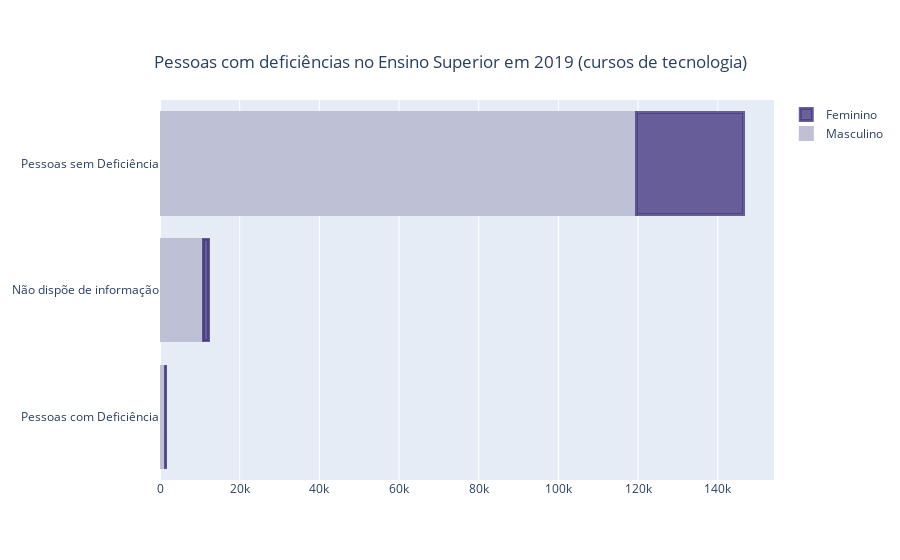

Notebook cell for this chart:
### Code cell
fig = go.Figure()
fig.add_trace(go.Bar(
    y=['Pessoas com Deficiência', 'Não dispõe de informação', 'Pessoas sem Deficiência'],
    x=[ 1331, 10801, 119721],
    name='Masculino',
    orientation='h',
    marker=dict(
        color='rgba(190, 192, 213, 1)',
        line=dict(color='rgba(190, 192, 213, 1)', width=3)      
              
        
    )
))
fig.add_trace(go.Bar(
    y=['Pessoas com Deficiência', 'Não dispõe de informação', 'Pessoas sem Deficiência'],
    x=[ 156, 1412, 26685],
    name='Feminino',
    orientation='h',
    marker=dict(
         color='rgba(71, 58, 131, 0.8)',
        line=dict(color='rgba(71, 58, 131, 0.8)', width=3)
    )
))

fig.update_layout(
    title={
        'text': "Pessoas com deficiências no Ensino Superior em 2019 (cursos de tecnologia)",
        'y':0.9,
        'x':0.5,
        'xanchor': 'center',
        'yanchor': 'top'})

        
fig.update_layout(barmode='stack')
fig.show()

### Figure 1 — Plotly figure (JSON) as saved in the notebook; plotly's stock layout.template omitted (floating-point values rounded to 4 significant figures)
{"data": [{"marker": {"color": "rgba(190, 192, 213, 1)", "line": {"color": "rgba(190, 192, 213, 1)", "width": 3}}, "name": "Masculino", "orientation": "h", "type": "bar", "x": [1331, 10801, 119721], "y": ["Pessoas com Deficiência", "Não dispõe de informação", "Pessoas sem Deficiência"]}, {"marker": {"color": "rgba(71, 58, 131, 0.8)", "line": {"color": "rgba(71, 58, 131, 0.8)", "width": 3}}, "name": "Feminino", "orientation": "h", "type": "bar", "x": [156, 1412, 26685], "y": ["Pessoas com Deficiência", "Não dispõe de informação", "Pessoas sem Deficiência"]}], "layout": {"barmode": "stack", "title": {"text": "Pessoas com deficiências no Ensino Superior em 2019 (cursos de tecnologia)", "x": 0.5, "xanchor": "center", "y": 0.9, "yanchor": "top"}}}
